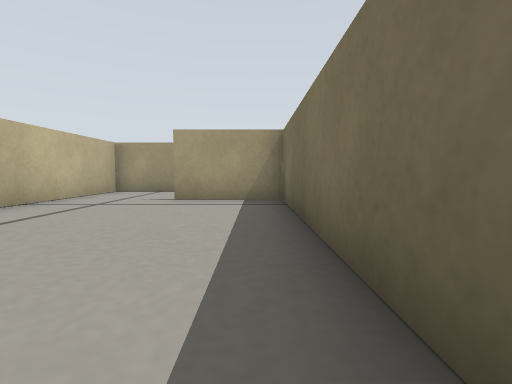
View 1 (above)

22 first-person views from a walk through a robot-simulator world made for Gazebo. The camera is 0.12 m above the floor, tilts 4° down and sees 85° across. The lines on the ground mark 1 m squares. The floor is counted in squares, 0.2 m on a side. Each view is taken from the middle of a square. On the plan, view 1 faces up. The plan holds only what a view shows up to about 9 squares ahead; the rest is blank. Some surface patterns are stand-ins.

View 2
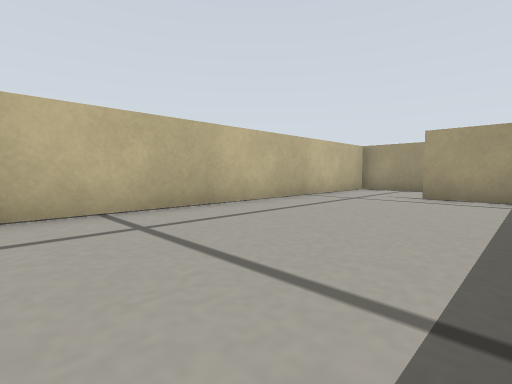

View 3
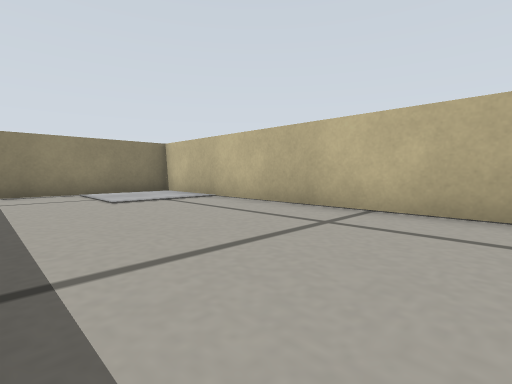

View 4
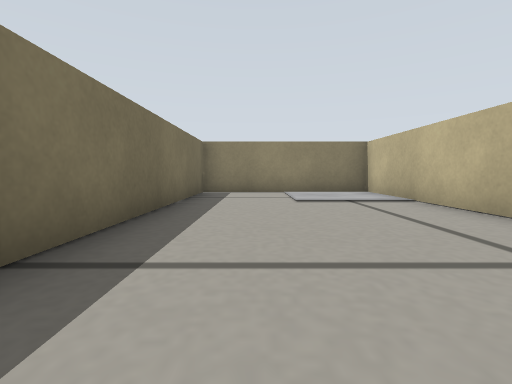

View 5
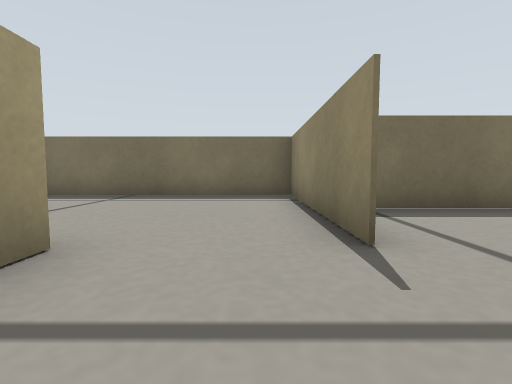

View 6
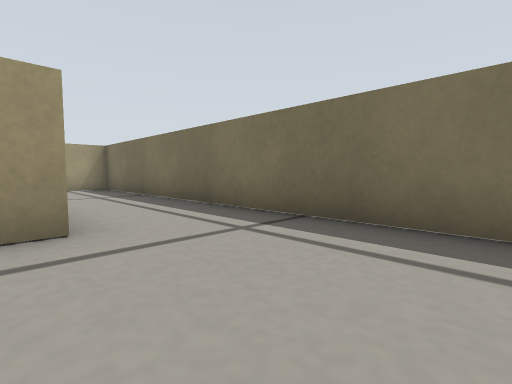

View 7
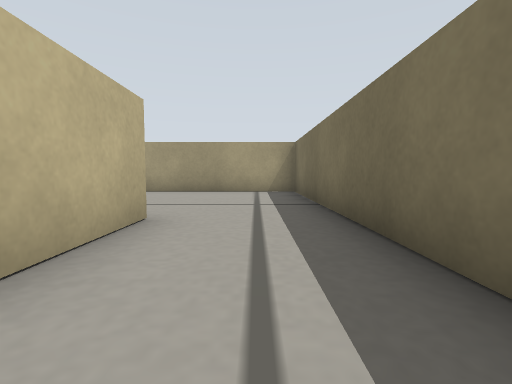

View 8
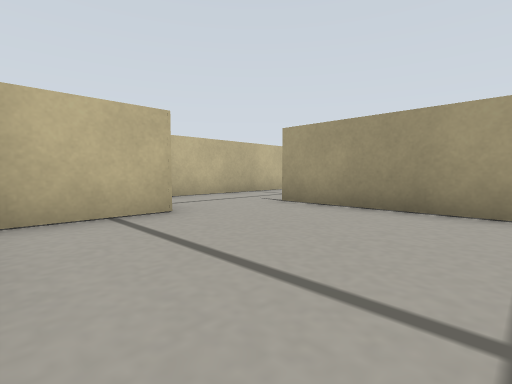

View 9
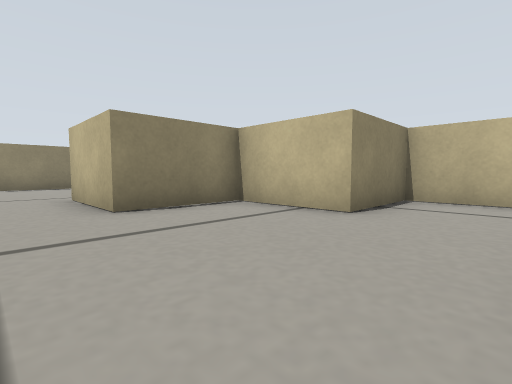

View 10
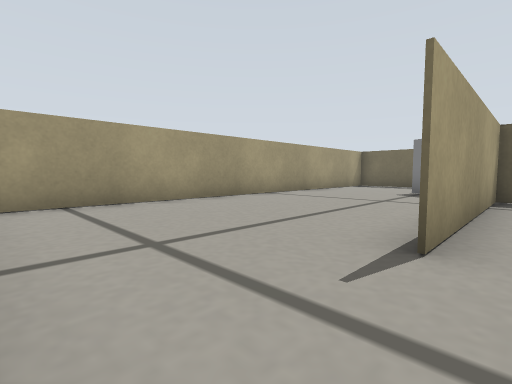

View 11
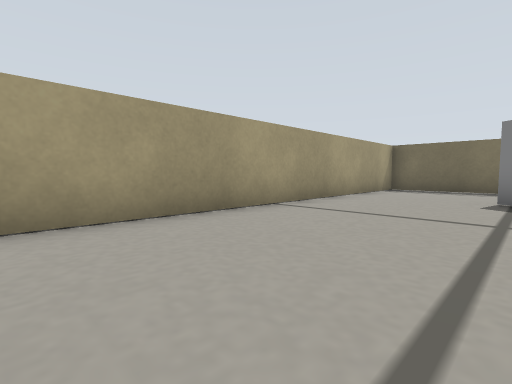

View 12
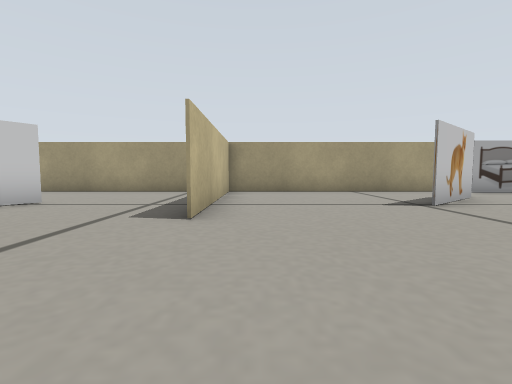

View 13
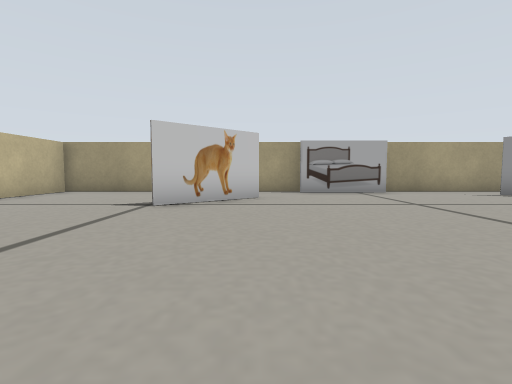

View 14
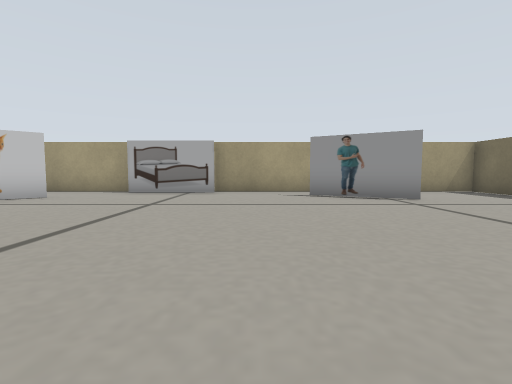

View 15
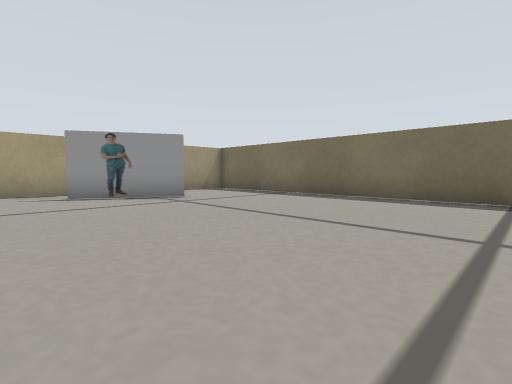

View 16
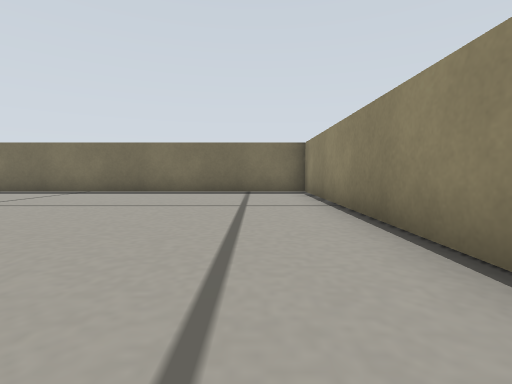

View 17
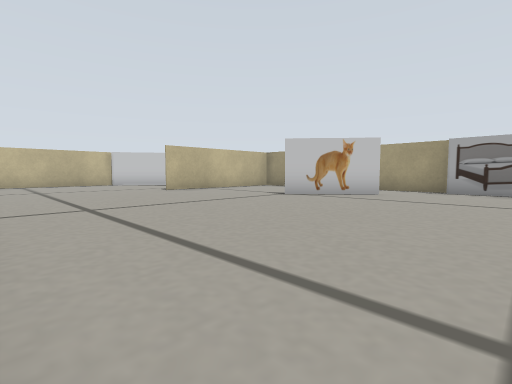

View 18
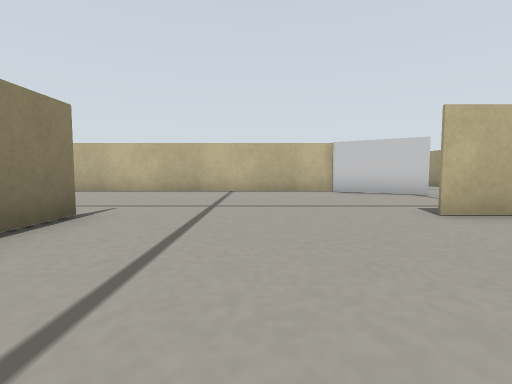

View 19
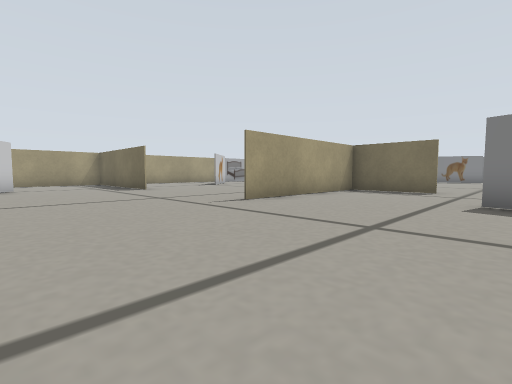

View 20
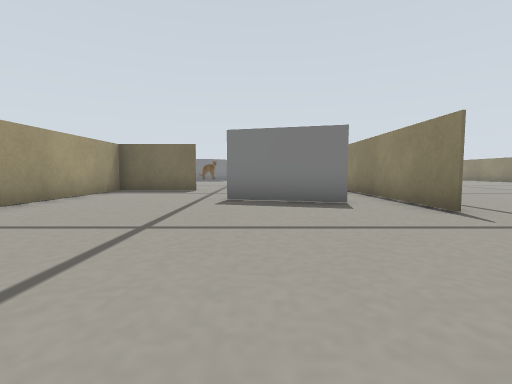

View 21
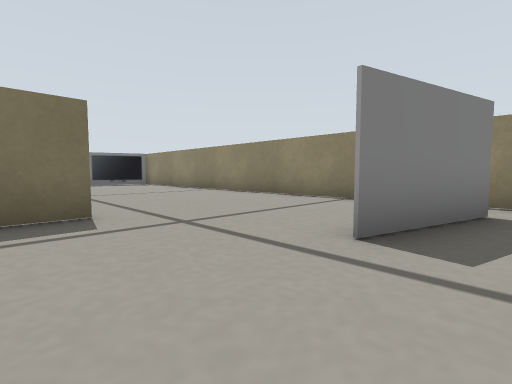

View 22
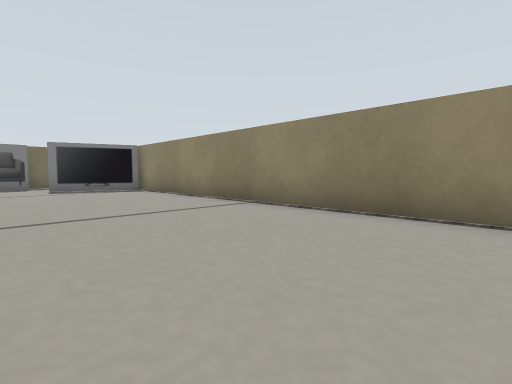

### Floor plan
Points are (right, up) in squares from view 1. A wall is a line through its corners. A room is listed if a view was taken in it or the views show most of it. See-through windows are left out.
Room 1 (views 1, 2, 3, 4)
walls: (-4.3, 5.6) (-4.3, -6.4) (0.6, -6.4) (0.6, 6) (-1.9, 6)
ways out: opening at (-3, 6) to room 2
Room 2 (view 5)
walls: (-1.9, 8.6) (-4.3, 8.6) (-4.3, 5.6)
ways out: opening at (-3, 6) to room 1; opening at (-0.5, 7.5) to room 3
Room 3 (views 6, 7, 8, 9)
walls: (-1.9, 16.1) (-1.9, 13.5) (0.6, 13.5) (0.6, 11) (0, 11); (-1.9, 6) (3.2, 6) (3.2, 18.5) (0.5, 18.5)
ways out: opening at (-0.5, 7.5) to room 2; opening at (-0.5, 17.5) to room 4
Room 4 (view 10)
walls: (-4.3, 18.5) (-4.3, 16.1) (-1.9, 16.1); (0.5, 18.5) (-1.9, 18.5)
ways out: opening at (-0.5, 17.5) to room 3; opening at (-3, 19) to room 5
Room 5 (view 11)
walls: (8.1, 20.6) (8.1, 22.8); (-4.3, 20.5) (-4.3, 18.5); (8, 23.5) (-3.9, 23.5)
ways out: opening at (-3, 19) to room 4; opening at (5.5, 19) to room 6
objects: white box (4, 19) to (5, 20)
Room 6 (views 12, 13, 14, 15, 16, 17, 18, 19, 20, 21, 22)
walls: (13.1, 13.4) (8.1, 13.4); (18.5, 13.5) (25.6, 13.5) (25.6, 23.5) (24, 23.5); (13.1, 10.9) (13.1, 12.8); (8.1, 13.5) (9.4, 13.5); (15.4, 23.5) (8, 23.5); (21.5, 23.5) (17.8, 23.5); (8.2, 23.6) (8.2, 18.5); (8.1, 6) (21.8, 6); (3.2, 18.5) (3.2, 10.2)
ways out: opening at (5.5, 19) to room 5; opening at (6, 6)
objects: white box (10, 8) to (10, 9); white box (12, 20) to (14, 21); bed (16, 23) to (17, 23); person (21, 21) to (22, 22); TV (23, 7) to (23, 8); other object (25, 9) to (25, 11)

Positions as (right, up) in squares from view 1, and headings:
1: (0, 0), facing up
2: (0, -1), facing up-left
3: (0, 2), facing down-left
4: (-1, 2), facing down
5: (-4, 7), facing right
6: (0, 8), facing up-right
7: (2, 10), facing up
8: (2, 14), facing up-left
9: (2, 18), facing down-left
10: (-4, 18), facing up-right
11: (-2, 20), facing up-right
12: (9, 15), facing up
13: (14, 15), facing up
14: (19, 15), facing up
15: (19, 15), facing up-right
16: (17, 15), facing right
17: (17, 14), facing up-left
18: (12, 16), facing left
19: (4, 9), facing up-right
20: (4, 9), facing right
21: (9, 12), facing down-right
22: (13, 10), facing down-right
